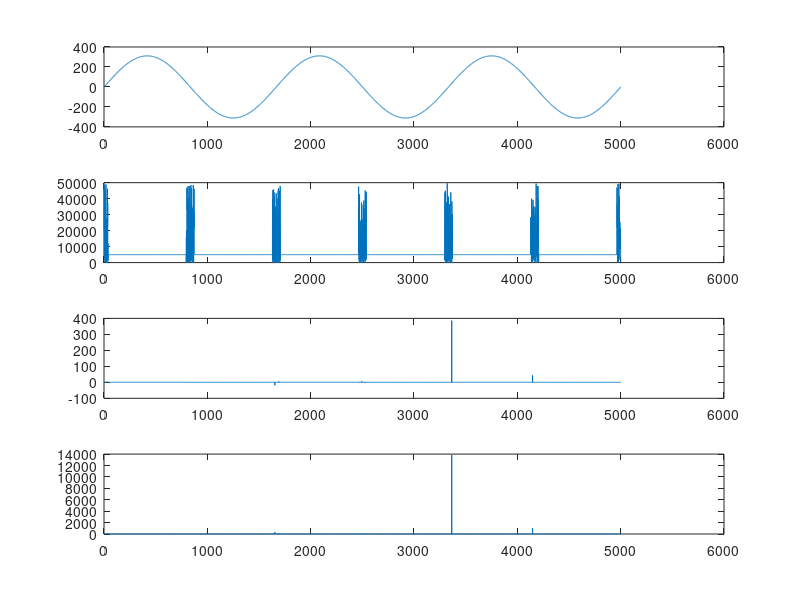

Here is the MATLAB script that generated this plot:
clear all
close all
clc

f = 60;
w = 2*pi*f;
Vm = 220*sqrt(2);
t = 0:0.00001:0.05;
V = Vm*sin(w*t);
R0 = 5000;
R = rand(1,length(t)).^2*R0*10;

for i=1:1:length(t)
  if(abs(V(i))>45)
    R(i) = R0;
  end
end

I = V./R;
P = V.*I;
figure(1)
subplot(4,1,1);
plot(V)
subplot(4,1,2);
plot(R)
subplot(4,1,3);
plot(I)
subplot(4,1,4);
plot(P)
